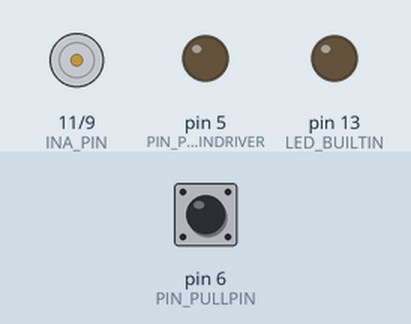
The sketch below on a simulated Arduino Uno, built with avr-gcc and run on an emulated ATmega328P. Shown: motor-driver pin pairs drawn as motors (green arrow = first pin HIGH = forward, orange = second pin HIGH = backward, longer = more drive, scaled by the enable pin), output pins drawn as LEDs (lit = HIGH). The inputs (shaded band) are chosen by the test bench; at power-on: pin 6 (PIN_PULLPIN) HIGH.

Above: at 1.2 s.
1.3 s: pin 6 (PIN_PULLPIN) pulled LOW for 0.15 s
At 2.6 s:
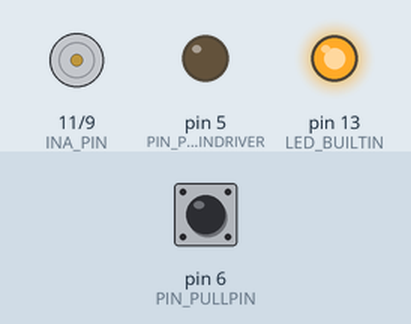
4.4 s: pin 6 (PIN_PULLPIN) pulled LOW for 1 s
At 4.75 s:
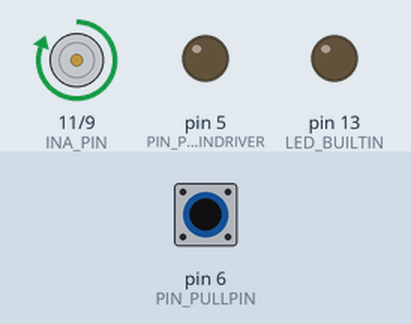
8.4 s: pin 6 (PIN_PULLPIN) pulled LOW for 3.2 s
Timing chart, 0 to 16.4 s (numbered marks = the images above; inputs shaded):
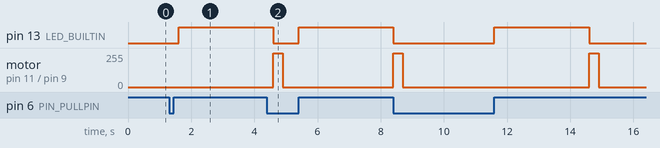

Measured:
- after the input at 1.3 s, pin 13 (LED_BUILTIN): LOW → HIGH after 0.30 s
- by itself, motor on pin 11 (INA_PIN) / pin 9 (INB_PIN): alternates forward 255/255 for 0.30 s and stopped for 5.9 s

The sketch:

FlipPhone_MotorTest.ino
```cpp
#define INA_PIN 11
#define INB_PIN 9
#define PWM_PIN 10
#define RUN_MILLIS 300
#define PIN_PULLPIN 6
#define PIN_PULLPINDRIVER 5

void setup() {

  pinMode(PWM_PIN,OUTPUT);
  digitalWrite(PWM_PIN,LOW);
  pinMode(INA_PIN,OUTPUT);
  pinMode(INB_PIN,OUTPUT);

  pinMode(PIN_PULLPIN, INPUT_PULLUP);
  pinMode(PIN_PULLPINDRIVER, OUTPUT);
  digitalWrite(PIN_PULLPINDRIVER, LOW);

  digitalWrite(INB_PIN,LOW);
  digitalWrite(INA_PIN,LOW);
  //digitalWrite(PWM_PIN, HIGH);
  pinMode(LED_BUILTIN,OUTPUT);
   Serial.begin(9600);
}

void loop() {
  // Waits for pin to be pulled and replaced
  while(digitalRead(PIN_PULLPIN));
  delay(300);
  while(!digitalRead(PIN_PULLPIN));
  digitalWrite(LED_BUILTIN,HIGH);
  delay(3000);
  digitalWrite(LED_BUILTIN, LOW);
  digitalWrite(PWM_PIN, LOW);
  digitalWrite(INB_PIN, LOW);
  digitalWrite(INA_PIN, HIGH);
  digitalWrite(PWM_PIN, HIGH);

  delay(RUN_MILLIS);

  digitalWrite(LED_BUILTIN,LOW);
  digitalWrite(INA_PIN,LOW);
  analogWrite(PWM_PIN, LOW);
}
```
